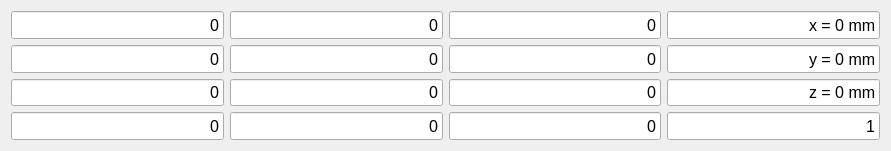
     <widget class="QWidget" name="gridLayoutWidget_7">
      <property name="geometry">
       <rect>
        <x>10</x>
        <y>630</y>
        <width>891</width>
        <height>151</height>
       </rect>
      </property>
      <layout class="QGridLayout" name="gridLayout_15">
       <item row="2" column="3">
        <widget class="QLineEdit" name="ManipPosMat23_LineEdit">
         <property name="sizePolicy">
          <sizepolicy hsizetype="Expanding" vsizetype="Minimum">
           <horstretch>0</horstretch>
           <verstretch>0</verstretch>
          </sizepolicy>
         </property>
         <property name="font">
          <font>
           <pointsize>12</pointsize>
           <weight>50</weight>
           <bold>false</bold>
           <kerning>true</kerning>
          </font>
         </property>
         <property name="text">
          <string>z = 0 mm</string>
         </property>
         <property name="alignment">
          <set>Qt::AlignRight|Qt::AlignTrailing|Qt::AlignVCenter</set>
         </property>
        </widget>
       </item>
       <item row="3" column="0">
        <widget class="QLineEdit" name="ManipPosMat30_LineEdit">
         <property name="sizePolicy">
          <sizepolicy hsizetype="Expanding" vsizetype="Minimum">
           <horstretch>0</horstretch>
           <verstretch>0</verstretch>
          </sizepolicy>
         </property>
         <property name="font">
          <font>
           <pointsize>12</pointsize>
           <weight>50</weight>
           <bold>false</bold>
           <kerning>true</kerning>
          </font>
         </property>
         <property name="text">
          <string>0</string>
         </property>
         <property name="alignment">
          <set>Qt::AlignRight|Qt::AlignTrailing|Qt::AlignVCenter</set>
         </property>
        </widget>
       </item>
       <item row="1" column="0">
        <widget class="QLineEdit" name="ManipPosMat10_LineEdit">
         <property name="sizePolicy">
          <sizepolicy hsizetype="Expanding" vsizetype="Minimum">
           <horstretch>0</horstretch>
           <verstretch>0</verstretch>
          </sizepolicy>
         </property>
         <property name="font">
          <font>
           <pointsize>12</pointsize>
           <weight>50</weight>
           <bold>false</bold>
           <kerning>true</kerning>
          </font>
         </property>
         <property name="text">
          <string>0</string>
         </property>
         <property name="alignment">
          <set>Qt::AlignRight|Qt::AlignTrailing|Qt::AlignVCenter</set>
         </property>
        </widget>
       </item>
       <item row="3" column="3">
        <widget class="QLineEdit" name="ManipPosMat33_LineEdit">
         <property name="sizePolicy">
          <sizepolicy hsizetype="Expanding" vsizetype="Minimum">
           <horstretch>0</horstretch>
           <verstretch>0</verstretch>
          </sizepolicy>
         </property>
         <property name="font">
          <font>
           <pointsize>12</pointsize>
           <weight>50</weight>
           <bold>false</bold>
           <kerning>true</kerning>
          </font>
         </property>
         <property name="text">
          <string>1</string>
         </property>
         <property name="alignment">
          <set>Qt::AlignRight|Qt::AlignTrailing|Qt::AlignVCenter</set>
         </property>
        </widget>
       </item>
       <item row="0" column="2">
        <widget class="QLineEdit" name="ManipPosMat02_LineEdit">
         <property name="sizePolicy">
          <sizepolicy hsizetype="Expanding" vsizetype="Minimum">
           <horstretch>0</horstretch>
           <verstretch>0</verstretch>
          </sizepolicy>
         </property>
         <property name="font">
          <font>
           <pointsize>12</pointsize>
           <weight>50</weight>
           <bold>false</bold>
           <kerning>true</kerning>
          </font>
         </property>
         <property name="text">
          <string>0</string>
         </property>
         <property name="alignment">
          <set>Qt::AlignRight|Qt::AlignTrailing|Qt::AlignVCenter</set>
         </property>
        </widget>
       </item>
       <item row="0" column="3">
        <widget class="QLineEdit" name="ManipPosMat03_LineEdit">
         <property name="sizePolicy">
          <sizepolicy hsizetype="Expanding" vsizetype="Minimum">
           <horstretch>0</horstretch>
           <verstretch>0</verstretch>
          </sizepolicy>
         </property>
         <property name="font">
          <font>
           <pointsize>12</pointsize>
           <weight>50</weight>
           <bold>false</bold>
           <kerning>true</kerning>
          </font>
         </property>
         <property name="text">
          <string>x = 0 mm</string>
         </property>
         <property name="alignment">
          <set>Qt::AlignRight|Qt::AlignTrailing|Qt::AlignVCenter</set>
         </property>
        </widget>
       </item>
       <item row="3" column="1">
        <widget class="QLineEdit" name="ManipPosMat31_LineEdit">
         <property name="sizePolicy">
          <sizepolicy hsizetype="Expanding" vsizetype="Minimum">
           <horstretch>0</horstretch>
           <verstretch>0</verstretch>
          </sizepolicy>
         </property>
         <property name="font">
          <font>
           <pointsize>12</pointsize>
           <weight>50</weight>
           <bold>false</bold>
           <kerning>true</kerning>
          </font>
         </property>
         <property name="text">
          <string>0</string>
         </property>
         <property name="alignment">
          <set>Qt::AlignRight|Qt::AlignTrailing|Qt::AlignVCenter</set>
         </property>
        </widget>
       </item>
       <item row="2" column="0">
        <widget class="QLineEdit" name="ManipPosMat20_LineEdit">
         <property name="sizePolicy">
          <sizepolicy hsizetype="Expanding" vsizetype="Minimum">
           <horstretch>0</horstretch>
           <verstretch>0</verstretch>
          </sizepolicy>
         </property>
         <property name="font">
          <font>
           <pointsize>12</pointsize>
           <weight>50</weight>
           <bold>false</bold>
           <kerning>true</kerning>
          </font>
         </property>
         <property name="text">
          <string>0</string>
         </property>
         <property name="alignment">
          <set>Qt::AlignRight|Qt::AlignTrailing|Qt::AlignVCenter</set>
         </property>
        </widget>
       </item>
       <item row="1" column="2">
        <widget class="QLineEdit" name="ManipPosMat12_LineEdit">
         <property name="sizePolicy">
          <sizepolicy hsizetype="Expanding" vsizetype="Minimum">
           <horstretch>0</horstretch>
           <verstretch>0</verstretch>
          </sizepolicy>
         </property>
         <property name="font">
          <font>
           <pointsize>12</pointsize>
           <weight>50</weight>
           <bold>false</bold>
           <kerning>true</kerning>
          </font>
         </property>
         <property name="text">
          <string>0</string>
         </property>
         <property name="alignment">
          <set>Qt::AlignRight|Qt::AlignTrailing|Qt::AlignVCenter</set>
         </property>
        </widget>
       </item>
       <item row="2" column="1">
        <widget class="QLineEdit" name="ManipPosMat21_LineEdit">
         <property name="sizePolicy">
          <sizepolicy hsizetype="Expanding" vsizetype="Minimum">
           <horstretch>0</horstretch>
           <verstretch>0</verstretch>
          </sizepolicy>
         </property>
         <property name="font">
          <font>
           <pointsize>12</pointsize>
           <weight>50</weight>
           <bold>false</bold>
           <kerning>true</kerning>
          </font>
         </property>
         <property name="text">
          <string>0</string>
         </property>
         <property name="alignment">
          <set>Qt::AlignRight|Qt::AlignTrailing|Qt::AlignVCenter</set>
         </property>
        </widget>
       </item>
       <item row="1" column="1">
        <widget class="QLineEdit" name="ManipPosMat11_LineEdit">
         <property name="sizePolicy">
          <sizepolicy hsizetype="Expanding" vsizetype="Minimum">
           <horstretch>0</horstretch>
           <verstretch>0</verstretch>
          </sizepolicy>
         </property>
         <property name="font">
          <font>
           <pointsize>12</pointsize>
           <weight>50</weight>
           <bold>false</bold>
           <kerning>true</kerning>
          </font>
         </property>
         <property name="text">
          <string>0</string>
         </property>
         <property name="alignment">
          <set>Qt::AlignRight|Qt::AlignTrailing|Qt::AlignVCenter</set>
         </property>
        </widget>
       </item>
       <item row="1" column="3">
        <widget class="QLineEdit" name="ManipPosMat13_LineEdit">
         <property name="sizePolicy">
          <sizepolicy hsizetype="Expanding" vsizetype="Minimum">
           <horstretch>0</horstretch>
           <verstretch>0</verstretch>
          </sizepolicy>
         </property>
         <property name="font">
          <font>
           <pointsize>12</pointsize>
           <weight>50</weight>
           <bold>false</bold>
           <kerning>true</kerning>
          </font>
         </property>
         <property name="text">
          <string>y = 0 mm</string>
         </property>
         <property name="alignment">
          <set>Qt::AlignRight|Qt::AlignTrailing|Qt::AlignVCenter</set>
         </property>
        </widget>
       </item>
       <item row="2" column="2">
        <widget class="QLineEdit" name="ManipPosMat22_LineEdit">
         <property name="sizePolicy">
          <sizepolicy hsizetype="Expanding" vsizetype="Minimum">
           <horstretch>0</horstretch>
           <verstretch>0</verstretch>
          </sizepolicy>
         </property>
         <property name="font">
          <font>
           <pointsize>12</pointsize>
           <weight>50</weight>
           <bold>false</bold>
           <kerning>true</kerning>
          </font>
         </property>
         <property name="text">
          <string>0</string>
         </property>
         <property name="alignment">
          <set>Qt::AlignRight|Qt::AlignTrailing|Qt::AlignVCenter</set>
         </property>
        </widget>
       </item>
       <item row="3" column="2">
        <widget class="QLineEdit" name="ManipPosMat32_LineEdit">
         <property name="sizePolicy">
          <sizepolicy hsizetype="Expanding" vsizetype="Minimum">
           <horstretch>0</horstretch>
           <verstretch>0</verstretch>
          </sizepolicy>
         </property>
         <property name="font">
          <font>
           <pointsize>12</pointsize>
           <weight>50</weight>
           <bold>false</bold>
           <kerning>true</kerning>
          </font>
         </property>
         <property name="text">
          <string>0</string>
         </property>
         <property name="alignment">
          <set>Qt::AlignRight|Qt::AlignTrailing|Qt::AlignVCenter</set>
         </property>
        </widget>
       </item>
       <item row="0" column="1">
        <widget class="QLineEdit" name="ManipPosMat01_LineEdit">
         <property name="sizePolicy">
          <sizepolicy hsizetype="Expanding" vsizetype="Minimum">
           <horstretch>0</horstretch>
           <verstretch>0</verstretch>
          </sizepolicy>
         </property>
         <property name="font">
          <font>
           <pointsize>12</pointsize>
           <weight>50</weight>
           <bold>false</bold>
           <kerning>true</kerning>
          </font>
         </property>
         <property name="text">
          <string>0</string>
         </property>
         <property name="alignment">
          <set>Qt::AlignRight|Qt::AlignTrailing|Qt::AlignVCenter</set>
         </property>
        </widget>
       </item>
       <item row="0" column="0">
        <widget class="QLineEdit" name="ManipPosMat00_LineEdit">
         <property name="sizePolicy">
          <sizepolicy hsizetype="Expanding" vsizetype="Minimum">
           <horstretch>0</horstretch>
           <verstretch>0</verstretch>
          </sizepolicy>
         </property>
         <property name="font">
          <font>
           <pointsize>12</pointsize>
           <weight>50</weight>
           <bold>false</bold>
           <kerning>true</kerning>
          </font>
         </property>
         <property name="text">
          <string>0</string>
         </property>
         <property name="alignment">
          <set>Qt::AlignRight|Qt::AlignTrailing|Qt::AlignVCenter</set>
         </property>
        </widget>
       </item>
      </layout>
     </widget>
